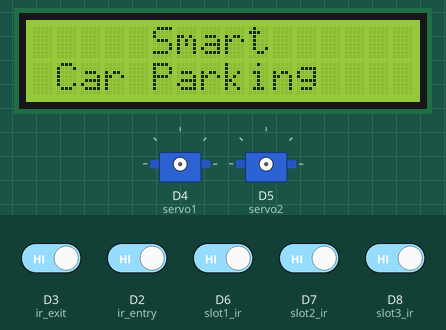
Bench run of a sketch on a simulated ESP8266 (Wemos D1 mini). Parts: 16×2 character LCD, 2 × servo. The inputs (shaded band) are chosen by the test bench; at power-on: D2 (ir_entry), D3 (ir_exit), D6 (slot1_ir), D7 (slot2_ir), D8 (slot3_ir) HIGH.

Above: at 2.0 s.
At 14.2 s:
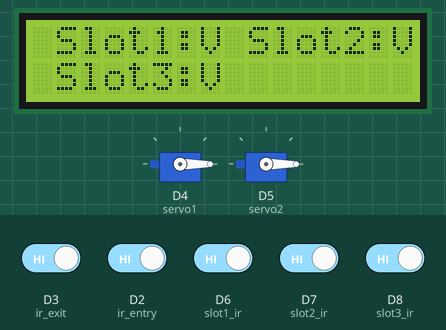
14.3 s: D3 (ir_exit) driven LOW
At 15.5 s:
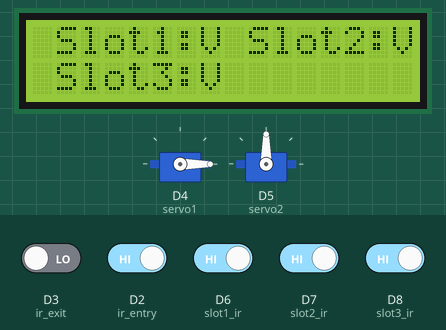
15.8 s: D2 (ir_entry) driven LOW
At 18.1 s:
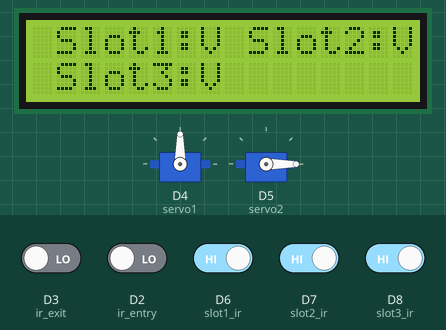
Timing chart, 0 to 19.6 s (numbered marks = the images above; inputs shaded):
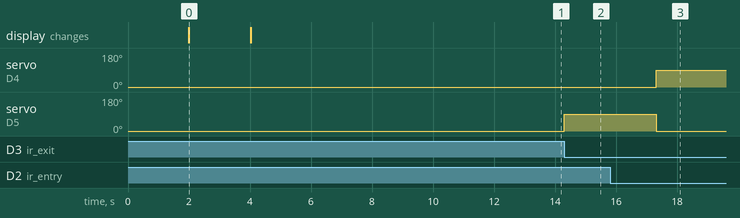

Measured:
- after the input at 14.3 s, servo on D5 (servo2): 0° → 90° at once
- after the input at 15.8 s, servo on D4 (servo1): 0° → 90° after 1.5 s; servo on D5 (servo2): 90° → 0° after 1.5 s
- what the display in image 0 shows lasts 2.0 s, from 2.0 s to 4.0 s

The sketch:

Smart_Car_Parking.ino
```cpp
// Fill-in information from your Blynk Template here
#define BLYNK_TEMPLATE_ID "TMPLSKr-1bNr"
#define BLYNK_DEVICE_NAME "Car Parking"

#define BLYNK_FIRMWARE_VERSION        "0.1.0"

#define BLYNK_PRINT Serial
#define BLYNK_DEBUG

#define APP_DEBUG

#define USE_NODE_MCU_BOARD

#include "BlynkEdgent.h"
// install required lib
#include<Servo.h>
#include <Wire.h>
#include <LiquidCrystal_I2C.h>
//initalize the pins
LiquidCrystal_I2C lcd(0x27,16,2);

#define ir_entry D2
#define ir_exit D3

#define slot1_ir D6
#define slot2_ir D7
#define slot3_ir D8

#define servo1 D4
#define servo2 D5

Servo myservo1;
Servo myservo2;

void setup()
{
  Serial.begin(115200);
  delay(100);

  BlynkEdgent.begin();

  Wire.begin(D1,D0);
  lcd.init();
  lcd.backlight();

  lcd.clear();
  lcd.setCursor(5,0);
  lcd.print("Smart ");
  lcd.setCursor(1,1);
  lcd.print("Car Parking");
  delay(2000);

  lcd.clear();
  lcd.setCursor(1,0);
  lcd.print("Slot1:");
  lcd.setCursor(9,0);
  lcd.print("Slot2:");
  lcd.setCursor(1,1);
  lcd.print("Slot3:");

  pinMode(ir_entry,INPUT);
  pinMode(ir_exit,INPUT);

  pinMode(slot1_ir,INPUT);
  pinMode(slot2_ir,INPUT);
  pinMode(slot3_ir,INPUT);

  myservo1.attach(servo1);
  myservo1.write(0);
  myservo2.attach(servo2);
  myservo2.write(0);

}

void loop() {
  BlynkEdgent.run();

  int ir_entry_val = digitalRead(ir_entry);
  int ir_exit_val = digitalRead(ir_exit);

  if(ir_entry_val==0){
    myservo1.write(90);
    delay(3000);
  }
  else(ir_entry_val==1);{
    myservo1.write(0);
  }

  if(ir_exit_val==0){
    myservo2.write(90);
    delay(3000);
  }
  else(ir_exit_val==1);{
    myservo2.write(0);
  }
  int val_slot1_ir=digitalRead(slot1_ir);
  int val_slot2_ir=digitalRead(slot2_ir);
  int val_slot3_ir=digitalRead(slot3_ir);

  if(val_slot1_ir==0){
    lcd.setCursor(7,0);
    lcd.print("O");
  }
  else(val_slot1_ir==1);{
    lcd.setCursor(7,0);
    lcd.print("V");
  }
  if(val_slot2_ir==0){
    lcd.setCursor(15,0);
    lcd.print("O");
  }
  else(val_slot2_ir==1);{
    lcd.setCursor(15,0);
    lcd.print("V");
  }
  if(val_slot3_ir==0){
    lcd.setCursor(7,1);
    lcd.print("O");
  }
  else(val_slot3_ir==1);{
    lcd.setCursor(7,1);
    lcd.print("V");
  }
  // to upload data to blynk server
  Blynk.virtualWrite(V0,val_slot1_ir);
  Blynk.virtualWrite(V1,val_slot2_ir);
  Blynk.virtualWrite(V2,val_slot3_ir);

}
```
